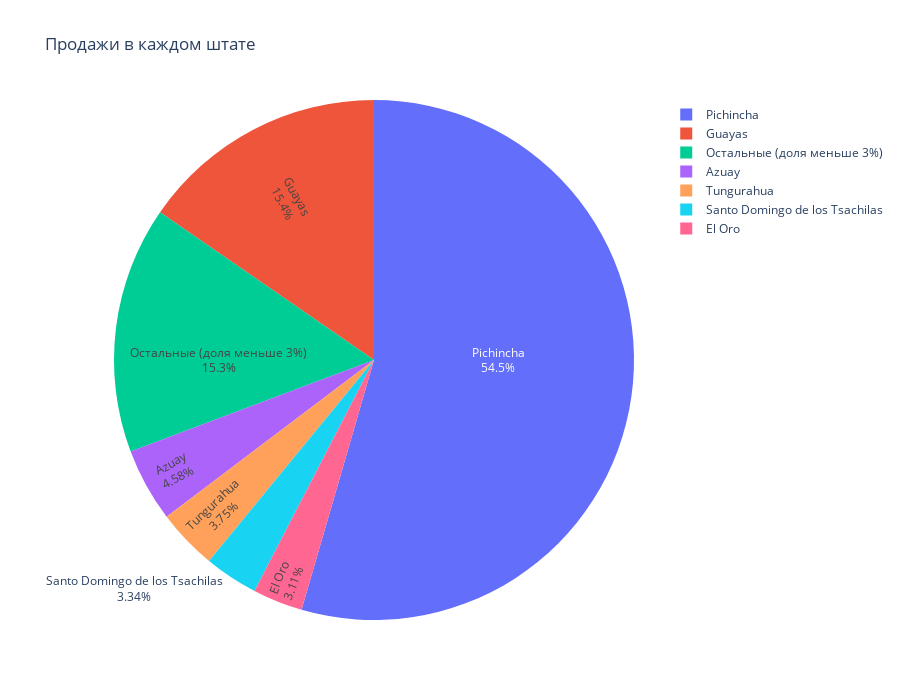

Notebook code for this chart:
### Code cell
# Возьмем штаты с долей от общих продаж меньше 3% и просуммируем
threshold = 0.03
filtered_values = state_count[state_count < threshold]
sum_filtered = filtered_values.sum()

# Возьмем штаты с долей от общих продаж больше 3%
new_data = state_count[state_count >= threshold]
new_data['Остальные (доля меньше 3%)'] = sum_filtered

# Сделаем датафрейм
new_data = pd.DataFrame(new_data).reset_index()

# Нарисуем график
fig = go.Figure(data=[go.Pie(labels=new_data['state'], 
                             values=new_data['sales'], 
                             textinfo='label+percent',
                             insidetextorientation='radial',
                            )])

fig.update_layout(
    autosize=False,
    width=900,
    height=700,
    title_text='Продажи в каждом штате'
)

fig.show()

display(Image(filename='img/state_sales.png', width=800))

### Figure 1 — Plotly figure (JSON) as saved in the notebook; plotly's stock layout.template omitted (floating-point values rounded to 4 significant figures)
{"data": [{"insidetextorientation": "radial", "labels": ["Azuay", "El Oro", "Guayas", "Pichincha", "Santo Domingo de los Tsachilas", "Tungurahua", "Остальные (доля меньше 3%)"], "textinfo": "label+percent", "type": "pie", "values": [0.0458, 0.0311, 0.1538, 0.5449, 0.03338, 0.03754, 0.1534]}], "layout": {"autosize": false, "height": 700, "title": {"text": "Продажи в каждом штате"}, "width": 900}}
